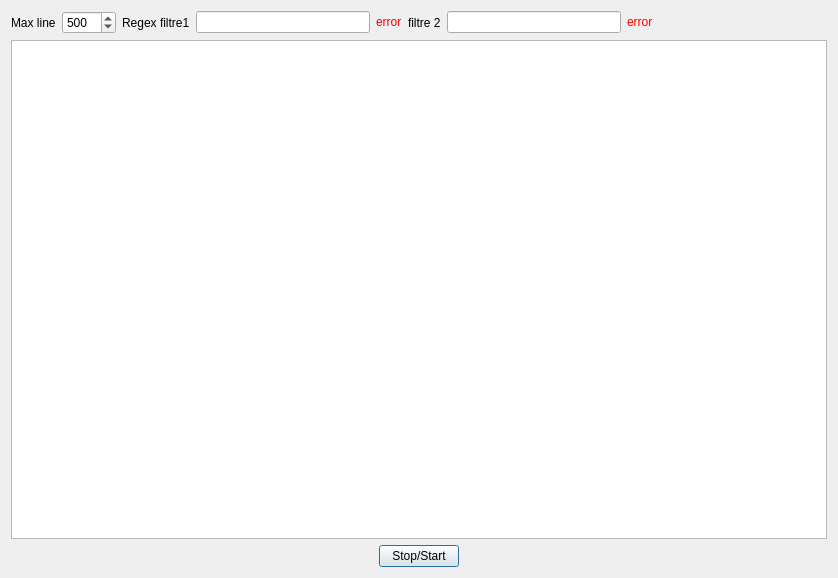
<?xml version="1.0" encoding="UTF-8"?>
<ui version="4.0">
 <class>log_dialog</class>
 <widget class="QDialog" name="log_dialog">
  <property name="geometry">
   <rect>
    <x>0</x>
    <y>0</y>
    <width>838</width>
    <height>578</height>
   </rect>
  </property>
  <property name="windowTitle">
   <string>Log</string>
  </property>
  <layout class="QVBoxLayout" name="verticalLayout">
   <item>
    <layout class="QHBoxLayout" name="horizontalLayout">
     <item>
      <widget class="QLabel" name="label_2">
       <property name="text">
        <string>Max line</string>
       </property>
      </widget>
     </item>
     <item>
      <widget class="QSpinBox" name="max_line">
       <property name="maximum">
        <number>5000</number>
       </property>
       <property name="value">
        <number>500</number>
       </property>
      </widget>
     </item>
     <item>
      <widget class="QLabel" name="label">
       <property name="text">
        <string>Regex filtre1</string>
       </property>
      </widget>
     </item>
     <item>
      <widget class="QLineEdit" name="regex_edit1"/>
     </item>
     <item>
      <widget class="QLabel" name="error_label1">
       <property name="styleSheet">
        <string notr="true"/>
       </property>
       <property name="text">
        <string>&lt;html&gt;&lt;head/&gt;&lt;body&gt;&lt;p&gt;&lt;span style=&quot; color:#ff0000;&quot;&gt;error&lt;/span&gt;&lt;/p&gt;&lt;/body&gt;&lt;/html&gt;</string>
       </property>
       <property name="textFormat">
        <enum>Qt::AutoText</enum>
       </property>
      </widget>
     </item>
     <item>
      <widget class="QLabel" name="label_3">
       <property name="text">
        <string>filtre 2</string>
       </property>
      </widget>
     </item>
     <item>
      <widget class="QLineEdit" name="regex_edit2"/>
     </item>
     <item>
      <widget class="QLabel" name="error_label2">
       <property name="styleSheet">
        <string notr="true"/>
       </property>
       <property name="text">
        <string>&lt;html&gt;&lt;head/&gt;&lt;body&gt;&lt;p&gt;&lt;span style=&quot; color:#ff0000;&quot;&gt;error&lt;/span&gt;&lt;/p&gt;&lt;/body&gt;&lt;/html&gt;</string>
       </property>
       <property name="textFormat">
        <enum>Qt::AutoText</enum>
       </property>
      </widget>
     </item>
     <item>
      <spacer name="horizontalSpacer">
       <property name="orientation">
        <enum>Qt::Horizontal</enum>
       </property>
       <property name="sizeHint" stdset="0">
        <size>
         <width>40</width>
         <height>20</height>
        </size>
       </property>
      </spacer>
     </item>
    </layout>
   </item>
   <item>
    <widget class="QPlainTextEdit" name="log_text_edit">
     <property name="font">
      <font>
       <pointsize>10</pointsize>
      </font>
     </property>
     <property name="sizeAdjustPolicy">
      <enum>QAbstractScrollArea::AdjustIgnored</enum>
     </property>
     <property name="lineWrapMode">
      <enum>QPlainTextEdit::NoWrap</enum>
     </property>
    </widget>
   </item>
   <item>
    <layout class="QHBoxLayout" name="horizontalLayout_2">
     <item>
      <spacer name="horizontalSpacer_2">
       <property name="orientation">
        <enum>Qt::Horizontal</enum>
       </property>
       <property name="sizeHint" stdset="0">
        <size>
         <width>40</width>
         <height>20</height>
        </size>
       </property>
      </spacer>
     </item>
     <item>
      <widget class="QPushButton" name="stop_start_button">
       <property name="text">
        <string>Stop/Start</string>
       </property>
      </widget>
     </item>
     <item>
      <spacer name="horizontalSpacer_3">
       <property name="orientation">
        <enum>Qt::Horizontal</enum>
       </property>
       <property name="sizeHint" stdset="0">
        <size>
         <width>40</width>
         <height>20</height>
        </size>
       </property>
      </spacer>
     </item>
    </layout>
   </item>
  </layout>
 </widget>
 <resources/>
 <connections/>
</ui>
